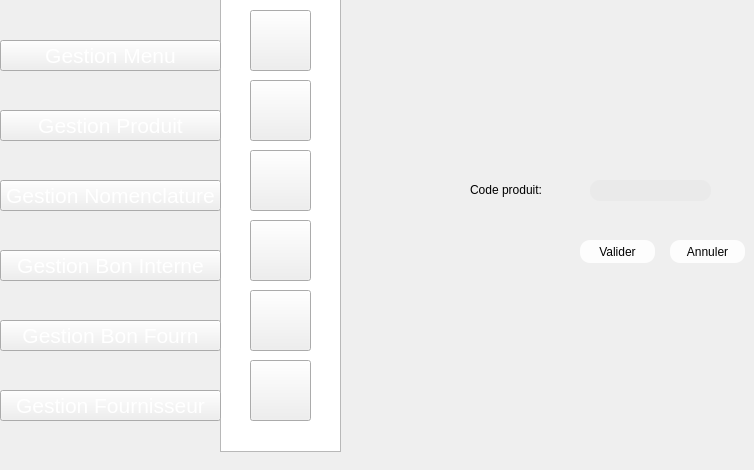
   <widget class="QWidget" name="page_17">
    <widget class="QPushButton" name="pushButton_111">
     <property name="geometry">
      <rect>
       <x>250</x>
       <y>220</y>
       <width>61</width>
       <height>61</height>
      </rect>
     </property>
     <property name="styleSheet">
      <string notr="true">image: url(:/new/prefix1/img/icon-supp2 (1).png);</string>
     </property>
     <property name="text">
      <string/>
     </property>
    </widget>
    <widget class="QPushButton" name="pushButton_113">
     <property name="geometry">
      <rect>
       <x>250</x>
       <y>80</y>
       <width>61</width>
       <height>61</height>
      </rect>
     </property>
     <property name="styleSheet">
      <string notr="true">image: url(:/new/prefix1/img/icon-modif2 (1).png);</string>
     </property>
     <property name="text">
      <string/>
     </property>
    </widget>
    <widget class="QPushButton" name="pushButton_114">
     <property name="geometry">
      <rect>
       <x>250</x>
       <y>10</y>
       <width>61</width>
       <height>61</height>
      </rect>
     </property>
     <property name="styleSheet">
      <string notr="true">image: url(:/new/prefix1/img/icon-ajout2.png);
background-image: url(:/new/prefix1/img/bg.png);</string>
     </property>
     <property name="text">
      <string/>
     </property>
    </widget>
    <widget class="QListView" name="listView_13">
     <property name="geometry">
      <rect>
       <x>220</x>
       <y>-9</y>
       <width>121</width>
       <height>461</height>
      </rect>
     </property>
     <property name="styleSheet">
      <string notr="true">background-image: url(:/new/prefix1/img/selected.png);</string>
     </property>
    </widget>
    <widget class="QPushButton" name="pushButton_115">
     <property name="geometry">
      <rect>
       <x>250</x>
       <y>290</y>
       <width>61</width>
       <height>61</height>
      </rect>
     </property>
     <property name="styleSheet">
      <string notr="true">
image: url(:/new/prefix1/img/aa.png);</string>
     </property>
     <property name="text">
      <string/>
     </property>
    </widget>
    <widget class="QPushButton" name="pushButton_117">
     <property name="geometry">
      <rect>
       <x>250</x>
       <y>150</y>
       <width>61</width>
       <height>61</height>
      </rect>
     </property>
     <property name="styleSheet">
      <string notr="true">image: url(:/new/prefix1/img/icon-afficher2.png);</string>
     </property>
     <property name="text">
      <string/>
     </property>
    </widget>
    <widget class="QPushButton" name="pushButton_420">
     <property name="geometry">
      <rect>
       <x>0</x>
       <y>320</y>
       <width>221</width>
       <height>31</height>
      </rect>
     </property>
     <property name="font">
      <font>
       <pointsize>16</pointsize>
       <weight>50</weight>
       <bold>false</bold>
      </font>
     </property>
     <property name="styleSheet">
      <string notr="true">color: rgb(255, 255, 255);

</string>
     </property>
     <property name="text">
      <string>Gestion Bon Fourn</string>
     </property>
    </widget>
    <widget class="QPushButton" name="pushButton_422">
     <property name="geometry">
      <rect>
       <x>0</x>
       <y>390</y>
       <width>221</width>
       <height>31</height>
      </rect>
     </property>
     <property name="font">
      <font>
       <pointsize>16</pointsize>
       <weight>50</weight>
       <bold>false</bold>
      </font>
     </property>
     <property name="styleSheet">
      <string notr="true">color: rgb(255, 255, 255);

</string>
     </property>
     <property name="text">
      <string>Gestion Fournisseur</string>
     </property>
    </widget>
    <widget class="QPushButton" name="pushButton_423">
     <property name="geometry">
      <rect>
       <x>0</x>
       <y>40</y>
       <width>221</width>
       <height>31</height>
      </rect>
     </property>
     <property name="font">
      <font>
       <pointsize>16</pointsize>
       <weight>50</weight>
       <bold>false</bold>
      </font>
     </property>
     <property name="styleSheet">
      <string notr="true">color: rgb(255, 255, 255);

</string>
     </property>
     <property name="text">
      <string>Gestion Menu</string>
     </property>
    </widget>
    <widget class="QPushButton" name="pushButton_424">
     <property name="geometry">
      <rect>
       <x>0</x>
       <y>250</y>
       <width>221</width>
       <height>31</height>
      </rect>
     </property>
     <property name="font">
      <font>
       <pointsize>16</pointsize>
       <weight>50</weight>
       <bold>false</bold>
      </font>
     </property>
     <property name="styleSheet">
      <string notr="true">color: rgb(255, 255, 255);

</string>
     </property>
     <property name="text">
      <string>Gestion Bon Interne</string>
     </property>
    </widget>
    <widget class="QPushButton" name="pushButton_425">
     <property name="geometry">
      <rect>
       <x>0</x>
       <y>180</y>
       <width>221</width>
       <height>31</height>
      </rect>
     </property>
     <property name="font">
      <font>
       <pointsize>16</pointsize>
       <weight>50</weight>
       <bold>false</bold>
      </font>
     </property>
     <property name="styleSheet">
      <string notr="true">color: rgb(255, 255, 255);

</string>
     </property>
     <property name="text">
      <string>Gestion Nomenclature</string>
     </property>
    </widget>
    <widget class="QPushButton" name="pushButton_426">
     <property name="geometry">
      <rect>
       <x>670</x>
       <y>240</y>
       <width>75</width>
       <height>23</height>
      </rect>
     </property>
     <property name="styleSheet">
      <string notr="true">                                         border-radius: 10px;
background-color: rgb(253, 253, 253);
                                        
font: 9pt &quot;MS Reference Sans Serif&quot;;</string>
     </property>
     <property name="text">
      <string>Annuler</string>
     </property>
    </widget>
    <widget class="QLabel" name="label_154">
     <property name="geometry">
      <rect>
       <x>470</x>
       <y>180</y>
       <width>91</width>
       <height>20</height>
      </rect>
     </property>
     <property name="styleSheet">
      <string notr="true">                                     border-radius: 10px;
font: 9pt &quot;MS Reference Sans Serif&quot;;
font: 9pt &quot;MS Reference Sans Serif&quot;;</string>
     </property>
     <property name="text">
      <string>Code produit:</string>
     </property>
    </widget>
    <widget class="QLineEdit" name="lineEdit_12">
     <property name="geometry">
      <rect>
       <x>590</x>
       <y>180</y>
       <width>121</width>
       <height>21</height>
      </rect>
     </property>
     <property name="styleSheet">
      <string notr="true">                                         border-radius: 10px;
background-color: rgb(234, 234, 234);
font: 9pt &quot;MS Reference Sans Serif&quot;;</string>
     </property>
    </widget>
    <widget class="QPushButton" name="pushButton_supp">
     <property name="geometry">
      <rect>
       <x>580</x>
       <y>240</y>
       <width>75</width>
       <height>23</height>
      </rect>
     </property>
     <property name="styleSheet">
      <string notr="true">                                         border-radius: 10px;
background-color: rgb(253, 253, 253);
                                        
font: 9pt &quot;MS Reference Sans Serif&quot;;</string>
     </property>
     <property name="text">
      <string>Valider</string>
     </property>
    </widget>
    <widget class="QPushButton" name="pushButton_458">
     <property name="geometry">
      <rect>
       <x>0</x>
       <y>110</y>
       <width>221</width>
       <height>31</height>
      </rect>
     </property>
     <property name="font">
      <font>
       <pointsize>16</pointsize>
       <weight>50</weight>
       <bold>false</bold>
      </font>
     </property>
     <property name="styleSheet">
      <string notr="true">color: rgb(255, 255, 255);

</string>
     </property>
     <property name="text">
      <string>Gestion Produit</string>
     </property>
    </widget>
    <widget class="QPushButton" name="pushButton999">
     <property name="geometry">
      <rect>
       <x>250</x>
       <y>360</y>
       <width>61</width>
       <height>61</height>
      </rect>
     </property>
     <property name="styleSheet">
      <string notr="true">image: url(:/new/prefix1/img/icon-stat.png);</string>
     </property>
     <property name="text">
      <string/>
     </property>
    </widget>
    <zorder>listView_13</zorder>
    <zorder>pushButton_111</zorder>
    <zorder>pushButton_113</zorder>
    <zorder>pushButton_114</zorder>
    <zorder>pushButton_115</zorder>
    <zorder>pushButton_117</zorder>
    <zorder>pushButton_420</zorder>
    <zorder>pushButton_422</zorder>
    <zorder>pushButton_423</zorder>
    <zorder>pushButton_424</zorder>
    <zorder>pushButton_425</zorder>
    <zorder>pushButton_426</zorder>
    <zorder>label_154</zorder>
    <zorder>lineEdit_12</zorder>
    <zorder>pushButton_supp</zorder>
    <zorder>pushButton_458</zorder>
    <zorder>pushButton999</zorder>
   </widget>
